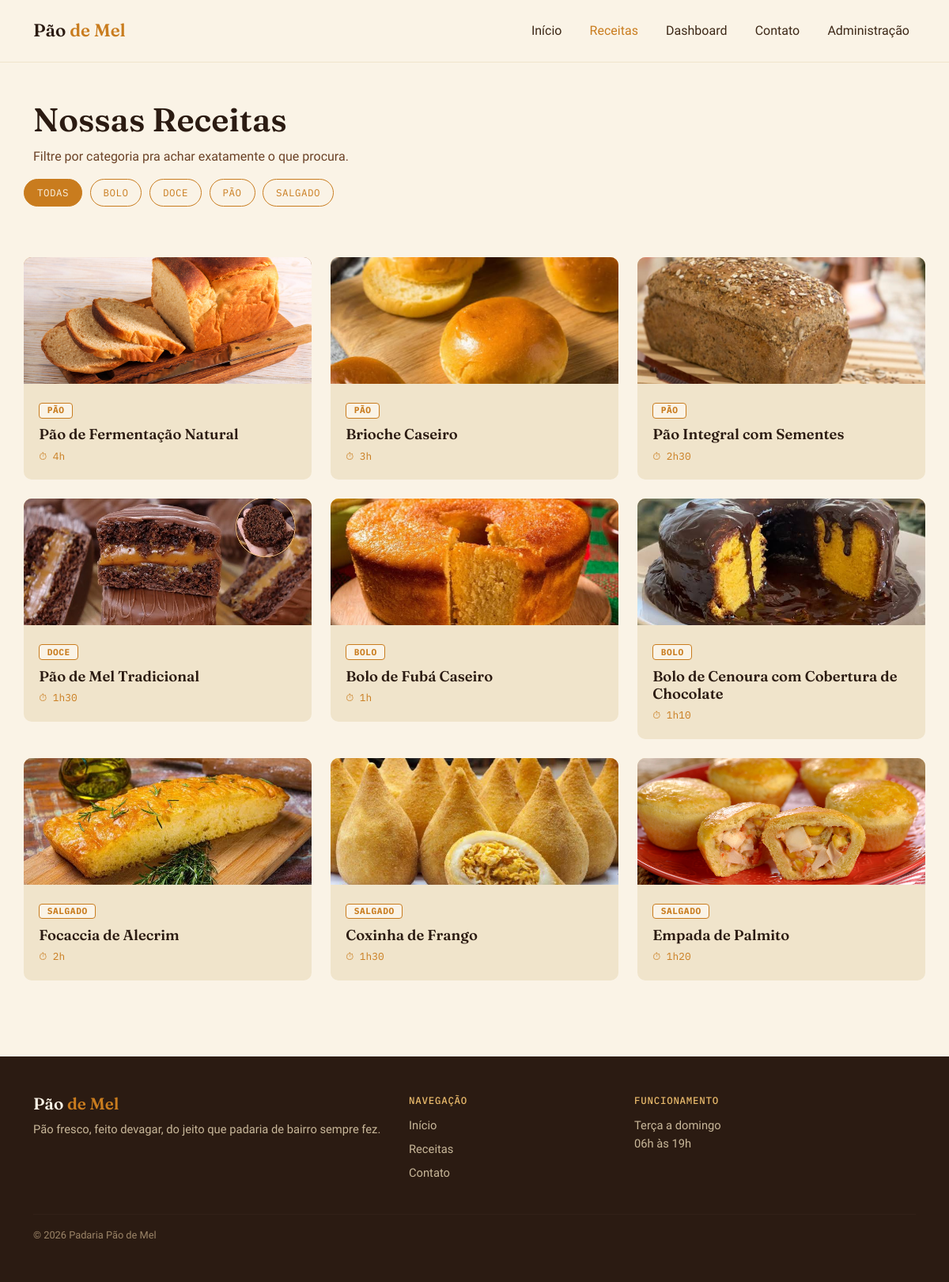
Screenshot of /receitas.php with the database file from the repository.
### tables this page shows
CREATE TABLE receitas (
    id           INT AUTO_INCREMENT PRIMARY KEY,
    nome         VARCHAR(100) NOT NULL,
    modo_preparo TEXT         NOT NULL,
    tempo_preparo INT         NOT NULL,   
    id_categoria INT          NOT NULL,
    FOREIGN KEY (id_categoria) REFERENCES categorias(id)
);

CREATE TABLE categorias (
    id   INT AUTO_INCREMENT PRIMARY KEY,
    nome VARCHAR(100) NOT NULL
);

### includes/funcoes.php (called while the page is built, shortened)
<?php
function formatarTempoPreparo(int $minutos): string
{
    $horas = intdiv($minutos, 60);
    $minutosRestantes = $minutos % 60;
    if ($minutosRestantes === 0) {
        return $horas . 'h';
    }
    return $horas . 'h' . $minutosRestantes;
}
function classeNavAtiva(string $paginaAtual, array $paginasQueAtivam): string
{
    if (in_array($paginaAtual, $paginasQueAtivam, true)) {
        return ' active';
    }
    return '';
}
function receitaValida(array $receita): bool
{
    return true;
}
function filtrarReceitasValidas(array $receitas): array
{
    $receitasValidas = [];
    foreach ($receitas as $receita) {
        if (receitaValida($receita)) {
            $receitasValidas[] = $receita;
        }
    }
    return $receitasValidas;
}
function filtrarPorCategoria(array $receitas, string $categoria): array
{
    if ($categoria === '' || $categoria === 'todas') {
        return $receitas;
    }
    $receitasFiltradas = [];
    return $receitasFiltradas;
}
function obterCategorias(array $receitas): array
{
    $categorias = [];
    foreach ($receitas as $receita) {
        if (!in_array($receita['categoria'], $categorias, true)) {
            $categorias[] = $receita['categoria'];
        }
    }
    sort($categorias);
    return $categorias;
}
function formatarIngrediente(float $quantidade, string $unidade, string $nome): string
{
    $quantidadeTexto = (floor($quantidade) === $quantidade)
        ? (string) (int) $quantidade
        : rtrim(rtrim(number_format($quantidade, 2, ',', ''), '0'), ',');
    return $quantidadeTexto . $unidade . ' de ' . $nome;
}
function modoPreparoParaPassos(string $textoModoPreparo): array
{
    $linhas = explode("\n", $textoModoPreparo);
    $passos = [];
    foreach ($linhas as $linha) {
        $linha = trim($linha);
        if ($linha !== '') {
            $passos[] = $linha;
        }
    }
    return $passos;
}
function caminhoImagemReceita(int $id): string
{
    $caminhoRelativo = 'assets/img/receita-' . $id . '.jpg';
    $caminhoNoServidor = __DIR__ . '/../' . $caminhoRelativo;
    if (file_exists($caminhoNoServidor)) {
        return $caminhoRelativo;
    }
    return '';
}
function thumbClassPorId(int $id): string
{
    $opcoes = ['thumb-1', 'thumb-2', 'thumb-3'];
    $indice = ($id - 1) % count($opcoes);
    return $opcoes[$indice];
}
function buscarReceitasDoBanco(PDO $pdo): array
{
    $receitas = [];
    $sqlReceitas = "SELECT r.id, r.nome, r.modo_preparo, r.tempo_preparo, c.nome AS categoria
                    FROM receitas r
                    INNER JOIN categorias c ON r.id_categoria = c.id
                    ORDER BY r.id";
    $resultadoReceitas = $pdo->query($sqlReceitas);
    while ($linha = $resultadoReceitas->fetch()) {
        $id = (int) $linha['id'];
        $receitas[$id] = [
            'id' => $id,
            'nome' => $linha['nome'],
            'categoria' => $linha['categoria'],
            'tempo_preparo' => (int) $linha['tempo_preparo'],
            'thumb' => thumbClassPorId($id),
            'imagem' => caminhoImagemReceita($id),
            'modo_preparo' => modoPreparoParaPassos($linha['modo_preparo']),
            'ingredientes' => [],
        ];
    }
    $sqlIngredientes = "SELECT ri.id_receita, ri.quantidade, i.nome, i.unidade_medida
                        FROM receita_ingrediente ri
                        INNER JOIN ingredientes i ON ri.id_ingrediente = i.id
                        ORDER BY ri.id_receita";
    $resultadoIngredientes = $pdo->query($sqlIngredientes);
    while ($linha = $resultadoIngredientes->fetch()) {
        $idReceita = (int) $linha['id_receita'];
        if (isset($receitas[$idReceita])) {
            $receitas[$idReceita]['ingredientes'][] = formatarIngrediente(
                (float) $linha['quantidade'],
                $linha['unidade_medida'],
                $linha['nome']
            );
        }
    }
    return array_values($receitas);
}

### includes/dados-receitas.php (called while the page is built, shortened)
<?php
require_once __DIR__ . '/conexao.php';
require_once __DIR__ . '/funcoes.php';
$receitas = buscarReceitasDoBanco($pdo);

### receitas.php (the view)
<?php
require 'includes/header.php';
require 'includes/dados-receitas.php';
require_once 'includes/funcoes.php';
$receitas = filtrarReceitasValidas($receitas);
$categoriaSelecionada = isset($_GET['categoria']) ? $_GET['categoria'] : 'todas';
$receitasExibidas = filtrarPorCategoria($receitas, $categoriaSelecionada);
$categorias = obterCategorias($receitas);
?>
<section class="container page-header">
  <h1 class="page-title">Nossas Receitas</h1>
  <p class="page-subtitle">Filtre por categoria pra achar exatamente o que procura.</p>
</section>
<section class="container filtro-categorias">
  <div class="filtro-chips">
    <a href="receitas.php" class="chip<?php echo classeNavAtiva($categoriaSelecionada, ['todas']); ?>">Todas</a>
    <?php foreach ($categorias as $categoria): ?>
      <a href="receitas.php?categoria=<?php echo urlencode($categoria); ?>" class="chip<?php echo classeNavAtiva($categoriaSelecionada, [$categoria]); ?>"><?php echo $categoria; ?></a>
    <?php endforeach; ?>
  </div>
</section>
<section class="container receitas-grid">
  <div class="row g-4">
    <?php
    if (empty($receitasExibidas)): ?>
      <p class="sem-resultados">Nenhuma receita encontrada nessa categoria.</p>
    <?php else: ?>
      <?php foreach ($receitasExibidas as $receita): ?>
        <div class="col-md-4">
          <a href="receita-detalhe.php?id=<?php echo $receita['id']; ?>" class="card-link">
            <div class="card card-receita">
              <div class="card-thumb <?php echo $receita['thumb']; ?>">
                <?php if ($receita['imagem'] !== ''): ?>
                  <img src="<?php echo $receita['imagem']; ?>" alt="<?php echo $receita['nome']; ?>">
                <?php endif; ?>
              </div>
              <div class="card-body">
                <span class="badge badge-categoria"><?php echo $receita['categoria']; ?></span>
                <h3 class="card-title"><?php echo $receita['nome']; ?></h3>
                <p class="card-meta">⏱ <?php echo formatarTempoPreparo($receita['tempo_preparo']); ?></p>
              </div>
            </div>
          </a>
        </div>
      <?php endforeach; ?>
    <?php endif; ?>
  </div>
</section>
<?php require 'includes/footer.php'; ?>

### assets/css/style.css (style rules this page uses)
:root { --flour: #FAF3E6; --dough: #F0E4CB; --crust: #6B4226; --crust-dark: #2B1B12; --honey: #C97C1E; --honey-light: #E8B96B; --text-main: #3D2817; }
* { box-sizing: border-box; }
body { background: var(--flour); color: var(--text-main); font-family: 'Work Sans', sans-serif; line-height: 1.6; }
h1, h2, h3 { font-family: 'Fraunces', serif; font-weight: 600; color: var(--crust-dark); }
.destaques, .receitas-grid, .receita-detalhe, .contato-grid { padding: 3rem 0; }
.card-receita { border: none; border-radius: 10px; overflow: hidden; background: var(--dough); height: 100%; transition: transform 0.18s ease; }
.card-link { text-decoration: none; display: block; }
.card-thumb { height: 160px; position: relative; overflow: hidden; }
.card-thumb img { width: 100%; height: 100%; object-fit: cover; display: block; }
.thumb-1 { background: linear-gradient(135deg, #C99355, #8B5A2B); }
.thumb-2 { background: linear-gradient(135deg, #E8B96B, #C97C1E); }
.thumb-3 { background: linear-gradient(135deg, #D9C18A, #B5854A); }
.card-body { padding: 1.2rem; }
.badge-categoria { display: inline-block; font-family: 'IBM Plex Mono', monospace; font-size: 0.7rem; text-transform: uppercase; letter-spacing: 0.05em; background: var(--flour); border: 1px solid var(--honey); color: var(--honey); padding: 0.2rem 0.6rem; border-radius: 4px; margin-bottom: 0.6rem; }
.card-title { font-size: 1.15rem; margin-bottom: 0.4rem; color: var(--crust-dark); }
.card-meta { font-family: 'IBM Plex Mono', monospace; font-size: 0.8rem; color: var(--honey); margin: 0; }
.filtro-categorias { padding: 0 0 1rem; }
.filtro-chips { display: flex; flex-wrap: wrap; gap: 0.6rem; }
.chip { display: inline-block; padding: 0.4rem 1rem; border: 1.5px solid var(--honey); border-radius: 999px; color: var(--honey); font-family: 'IBM Plex Mono', monospace; font-size: 0.78rem; text-transform: uppercase; letter-spacing: 0.04em; text-decoration: none; transition: background 0.15s ease, color 0.15s ease; }
.chip.active { background: var(--honey); color: var(--flour); }
.page-header { padding-top: 3rem; }
.page-title { font-size: clamp(1.8rem, 4vw, 2.6rem); }
.page-subtitle { color: var(--crust); max-width: 36rem; }
.filtro-chips .chip { cursor: pointer; font-family: 'IBM Plex Mono', monospace; }
.filtro-chips .chip:not(.active) { background: transparent; }

### rows the page displays
receitas: shows a picture, id_categoria.nome "PÃO", nome "Pão de Fermentação Natural", tempo_preparo "4h"
receitas: shows a picture, id_categoria.nome "PÃO", nome "Brioche Caseiro", tempo_preparo "3h"
receitas: shows a picture, id_categoria.nome "PÃO", nome "Pão Integral com Sementes", tempo_preparo "2h30"
receitas: shows a picture, id_categoria.nome "DOCE", nome "Pão de Mel Tradicional", tempo_preparo "1h30"
receitas: shows a picture, id_categoria.nome "BOLO", nome "Bolo de Fubá Caseiro", tempo_preparo "1h"
receitas: shows a picture, id_categoria.nome "BOLO", nome "Bolo de Cenoura com Cobertura de Chocolate", tempo_preparo "1h10"
receitas: shows a picture, id_categoria.nome "SALGADO", nome "Focaccia de Alecrim", tempo_preparo "2h"
receitas: shows a picture, id_categoria.nome "SALGADO", nome "Coxinha de Frango", tempo_preparo "1h30"
receitas: shows a picture, id_categoria.nome "SALGADO", nome "Empada de Palmito", tempo_preparo "1h20"

### other values shown
$categoria "BOLO"
$categoria "DOCE"
$categoria "PÃO"
$categoria "SALGADO"
